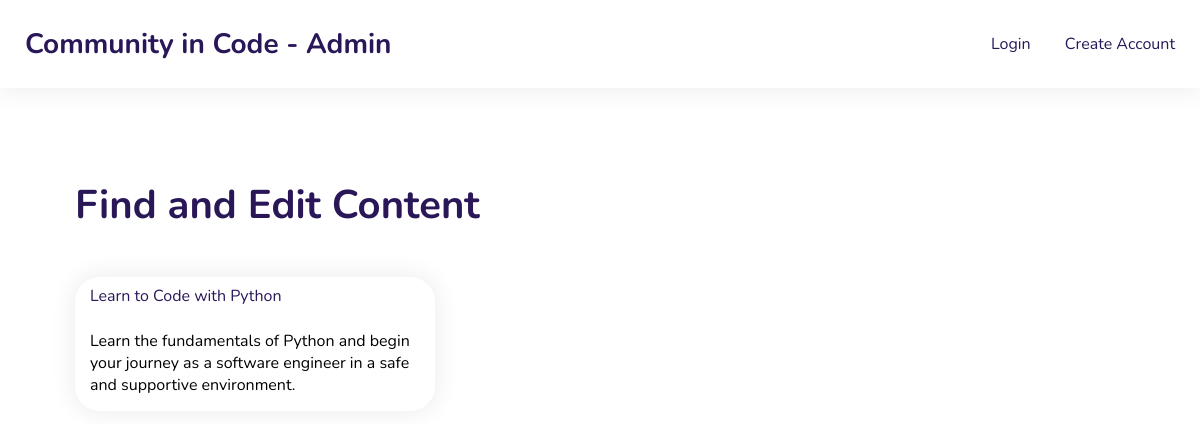
The app's page /admin/find with its own data.
### cic/models.py (models this page shows, shortened)
class BaseMixin(object):
    @classmethod
    def get_all(cls):
        objs = cls.query.all()
        return objs

class Course(BaseMixin, db.Model):
    __tablename__ = 'courses'
    id = db.Column(
        db.Integer,
        primary_key=True)
    course_type = db.Column(
        db.String(64),
        index=False,
        unique=False,
        nullable=True)
    title = db.Column(
        db.String(64),
        index=False,
        unique=False,
        nullable=False)
    description = db.Column(
        db.String(255),
        index=False,
        unique=False,
        nullable=True)
    prerequisites = db.Column(
        db.String(255),
        index=False,
        unique=False,
        default="No prerequisites",
        nullable=True)
    length = db.Column(
        db.Integer(),
        index=False,
        unique=False,
        default=1,
        nullable=True)
    tracks = db.Column(
        db.String(255),
        index=False,
        unique=False,
        default="No tracks",
        nullable=True)
    stages = db.Column(
        db.Text(),
        index=False,
        unique=False,
        default="No stages",
        nullable=True)
    steps = db.Column(
        db.Text(),
        index=False,
        unique=False,
        default="No steps",
        nullable=True)
    topics = db.Column(
        db.String(),
        index=False,
        unique=False,
        default="General",
        nullable=True)

### cic/admin/app.py (the view)
@admin.route('/find')
def find():
    courses = Course.get_all()
    return render_template('admin/view_edit.html', courses=courses)

### cic/admin/templates/admin/view_edit.html
{% extends 'admin/layout.html' %}
{% block content %}
<section class="banner">
    <div class="container">
        <div class="module ps w100">
            <h2 class="mbm">Find and Edit Content</h2>
        </div>
        <div class="module w100">
            <div class="container">
                {% for course in courses %}
                <div class="module w33 card mls mrs">
                    <div class="container">
                        <div class="module w100 pls ptxs pbxs prs card-title">
                            <a href="{{ url_for('admin.view_course', course_id=course.id) }}">{{ course.title }}</a>
                        </div>
                        <div class="module w100 ps card-content">
                            {{ course.description }}
                        </div>
                    </div>
                </div>
                {% endfor %}
            </div>
        </div>
    </div>
</section>
{% endblock %}

### cic/frontend/static/css/paint.css (style rules this page uses)
body, h1, h2, h3, h4, h5, h6, p, ul, ol, li { margin: 0; padding: 0; font-weight: 400; font-size: 1em; font-family: "Nunito", sans-serif; }
.card { border-radius: 25px; box-shadow: 0px 0px 25px 3px #eee; }
h1, h2 { font-weight: bold; color: #2a1758; }
h2 { font-size: 2.5em; }
a { color: #2a1758; text-decoration: none; }
.banner { width: 100%; box-sizing: border-box; padding: 75px 0px; }
.container, .container-inner, .container-extender { display: -webkit-box; display: -ms-flexbox; display: -webkit-flex; display: flex; flex-direction: row; flex-wrap: wrap; }
.container { width: 90%; max-width: 1300px; margin: 0 auto; }
.module { flex: 0 1 auto; box-sizing: border-box; }
.module .container, .module .container-inner { width: 100%; }
.per33, .p33, .w33 { width: 33.333%; }
.per100, .p100, .w100 { width: 100%; }
.padding-small, .ps { padding: 15px; }
.padding-top-mini, .ptxs { padding-top: 8px; }
.padding-right-small, .prs { padding-right: 15px; }
.padding-bottom-mini, .pbxs { padding-bottom: 8px; }
.padding-left-small, .pls { padding-left: 15px; }
.margin-right-small, .mrs { margin-right: 15px; }
.margin-bottom-medium, .mbm, .margin-bottom, .mb { margin-bottom: 30px; }
.margin-left-small, .mls { margin-left: 15px; }

### records on screen
Course: title "Learn to Code with Python", description "Learn the fundamentals of Python and begin your journey as a software engineer in a safe and supportive environment."
